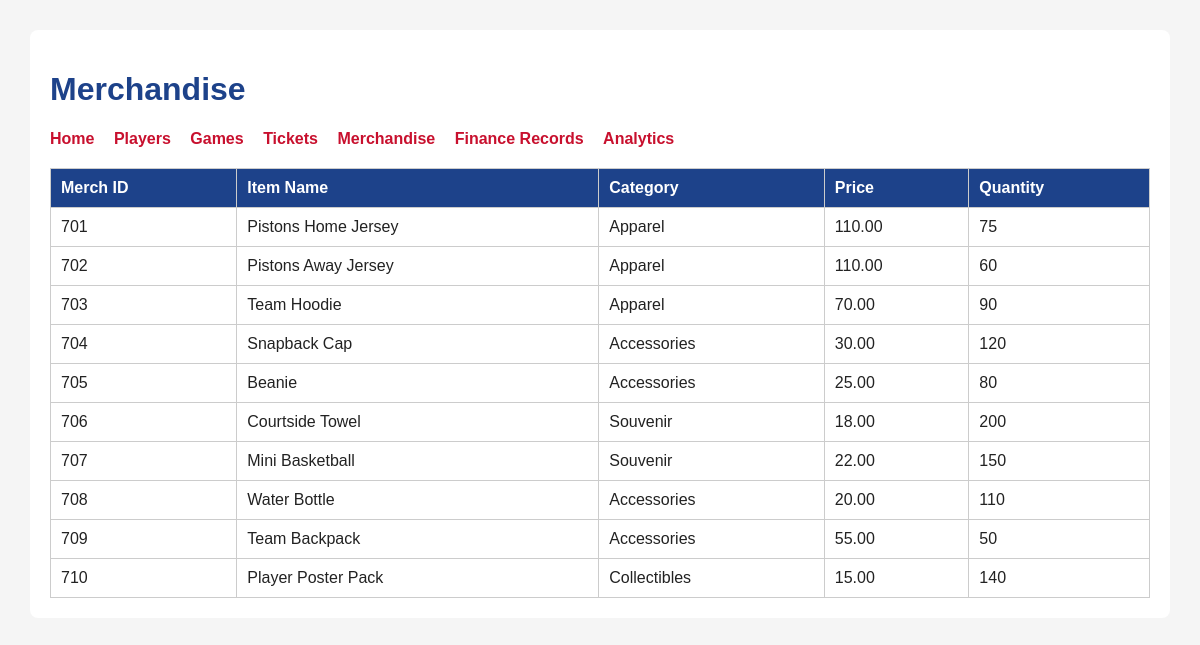
Page /app/merchandise.php on the committed database.
### tables this page shows
CREATE TABLE Merchandise (
    merch_id INT PRIMARY KEY,
    item_name VARCHAR(100) NOT NULL,
    category VARCHAR(50) NOT NULL,
    price DECIMAL(8,2) NOT NULL,
    quantity INT NOT NULL,
    CONSTRAINT chk_merch_price CHECK (price >= 0),
    CONSTRAINT chk_merch_quantity CHECK (quantity >= 0)
);

### app/merchandise.php (the view, shortened to what this page needs)
<?php
include("db_connect.php");
$result = $conn->query("SELECT * FROM Merchandise");
?>
<!DOCTYPE html>
<html>
<head>
    <link rel="stylesheet" href="style.css">
</head>
<body>
<div class="container">
    <h1>Merchandise</h1>
    <nav>
        <a href="index.php">Home</a>
        <a href="players.php">Players</a>
        <a href="games.php">Games</a>
        <a href="tickets.php">Tickets</a>
        <a href="merchandise.php">Merchandise</a>
        <a href="finance.php">Finance Records</a>
        <a href="analytics.php">Analytics</a>
    </nav>
    <table>
        <tr>
            <th>Merch ID</th>
            <th>Item Name</th>
            <th>Category</th>
            <th>Price</th>
            <th>Quantity</th>
        </tr>
        <?php while($row = $result->fetch_assoc()): ?>
        <tr>
            <td><?php echo $row["merch_id"]; ?></td>
            <td><?php echo $row["item_name"]; ?></td>
            <td><?php echo $row["category"]; ?></td>
            <td><?php echo $row["price"]; ?></td>
            <td><?php echo $row["quantity"]; ?></td>
        </tr>
        <?php endwhile; ?>
    </table>
</div>
</body>
</html>

### app/style.css (style rules this page uses)
body { font-family: Arial, sans-serif; margin: 30px; background-color: #f5f5f5; color: #222; }
h1, h2 { color: #1d428a; }
nav { margin-bottom: 20px; }
nav a { margin-right: 15px; text-decoration: none; color: #c8102e; font-weight: bold; }
table { border-collapse: collapse; width: 100%; background-color: white; margin-top: 15px; }
th, td { border: 1px solid #ccc; padding: 10px; text-align: left; }
th { background-color: #1d428a; color: white; }
.container { background: white; padding: 20px; border-radius: 8px; }

### rows in the picture
merchandise: merch_id "701", item_name "Pistons Home Jersey", category "Apparel", price "110.00", quantity "75"
merchandise: merch_id "702", item_name "Pistons Away Jersey", category "Apparel", price "110.00", quantity "60"
merchandise: merch_id "703", item_name "Team Hoodie", category "Apparel", price "70.00", quantity "90"
merchandise: merch_id "704", item_name "Snapback Cap", category "Accessories", price "30.00", quantity "120"
merchandise: merch_id "705", item_name "Beanie", category "Accessories", price "25.00", quantity "80"
merchandise: merch_id "706", item_name "Courtside Towel", category "Souvenir", price "18.00", quantity "200"
merchandise: merch_id "707", item_name "Mini Basketball", category "Souvenir", price "22.00", quantity "150"
merchandise: merch_id "708", item_name "Water Bottle", category "Accessories", price "20.00", quantity "110"
merchandise: merch_id "709", item_name "Team Backpack", category "Accessories", price "55.00", quantity "50"
merchandise: merch_id "710", item_name "Player Poster Pack", category "Collectibles", price "15.00", quantity "140"
